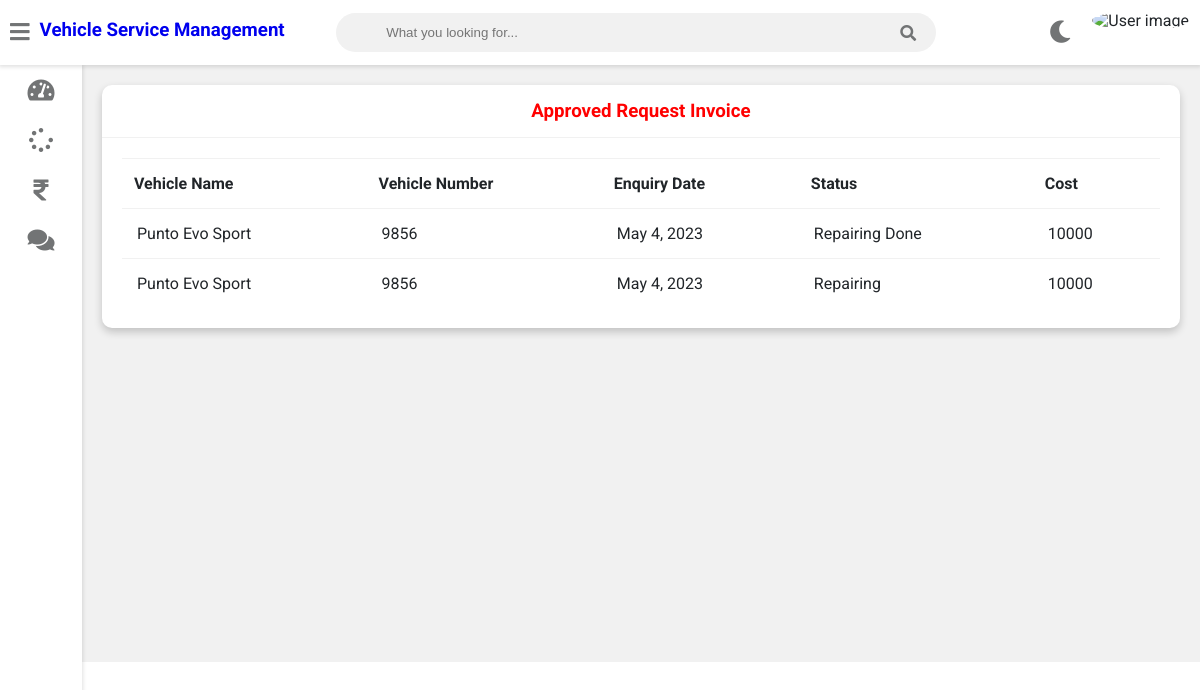
Page /customer-view-approved-request-invoice (signed in) on the earlier database version.
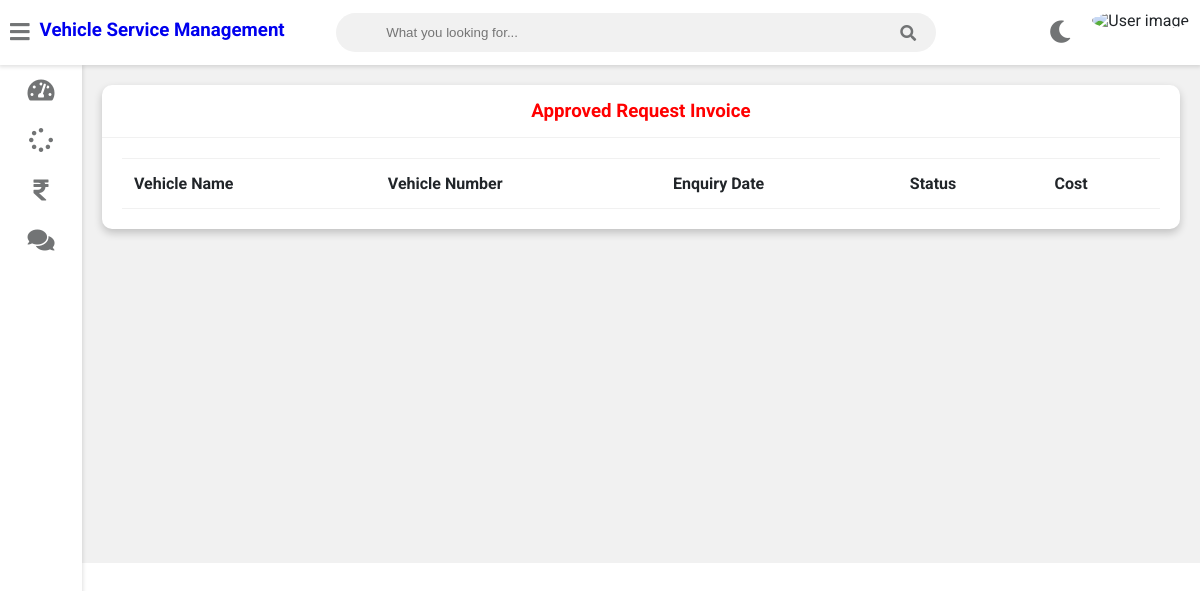
Same page on the later database version.
### vehicle/models.py (models this page shows, shortened)
class Request(models.Model):
    cat=(('two wheeler with gear','two wheeler with gear'),('two wheeler without gear','two wheeler without gear'),('four wheeler','four wheeler'))
    category=models.CharField(max_length=50,choices=cat)
    vehicle_no = models.CharField(max_length=20,null=False)
    vehicle_name = models.CharField(max_length=40,null=False)
    vehicle_model = models.CharField(max_length=40,null=False)
    vehicle_brand = models.CharField(max_length=40,null=False)
    Km_Driven = models.PositiveIntegerField(max_length=40,null=True,blank=True)
    problem_description = models.CharField(max_length=500,null=False)
    date=models.DateField(auto_now=True)
    cost=models.PositiveIntegerField(null=True)
    customer=models.ForeignKey('Customer', on_delete=models.CASCADE,null=True)
    mechanic=models.ForeignKey('Mechanic',on_delete=models.CASCADE,null=True)
    stat=(('Pending','Pending'),('Approved','Approved'),('Repairing','Repairing'),('Repairing Done','Repairing Done'),('Released','Released'))
    status=models.CharField(max_length=50,choices=stat,default='Pending',null=True)

### vehicle/views.py (the view)
# urls.py: path('customer-view-approved-request-invoice',views.customer_view_approved_request_invoice_view,name='customer-view-approved-request-invoice'),
@login_required(login_url='customerlogin')
@user_passes_test(is_customer)
def customer_view_approved_request_invoice_view(request):
    customer=models.Customer.objects.get(user_id=request.user.id)
    enquiries=models.Request.objects.all().filter(customer_id=customer.id).exclude(status='Pending')
    return render(request,'vehicle/customer_view_approved_request_invoice.html',{'customer':customer,'enquiries':enquiries})

### vehicle/views.py (called while the page is built)
def is_customer(user):
    return user.groups.filter(name='CUSTOMER').exists()

### templates/vehicle/customer_view_approved_request_invoice.html
{% extends 'vehicle/customerbase.html' %}
{% block content %}
	<div class="wrapper">
		<div class="row">
			<div class="col-12 col-m-12 col-sm-12">
				<div class="card">
					<div class="card-header">
						<h3 style="color:red; text-align:center" >Approved Request Invoice
						</h3>
					</div>
					<div class="card-content">
						<table>
							<thead>
                <tr>
                  <th>Vehicle Name</th>
                  <th>Vehicle Number</th>
                  <th>Enquiry Date</th>
                  <th>Status</th>
                  <th>Cost</th>
                </tr>
							</thead>
							<tbody>
                {% for enq in enquiries %}
                <tr>
                  <td>{{enq.vehicle_name}}</td>
                  <td>{{enq.vehicle_no}}</td>
                  <td>{{enq.date}}</td>
                  <td>{{enq.status}}</td>
                  <td>{{enq.cost}}</td>
                  </tr>
                {% endfor %}
							</tbody>
						</table>
					</div>
				</div>
			</div>
		</div>
<br><br><br><br><br><br><br><br><br><br><br><br><br><br><br><br>
	</div>
{% endblock content %}

Differences in the rows shown:
removed Request: vehicle_name "Punto Evo Sport", vehicle_no "9856", date "May 4, 2023", status "Repairing Done", cost "10000"
removed Request: vehicle_name "Punto Evo Sport", vehicle_no "9856", date "May 4, 2023", status "Repairing", cost "10000"
